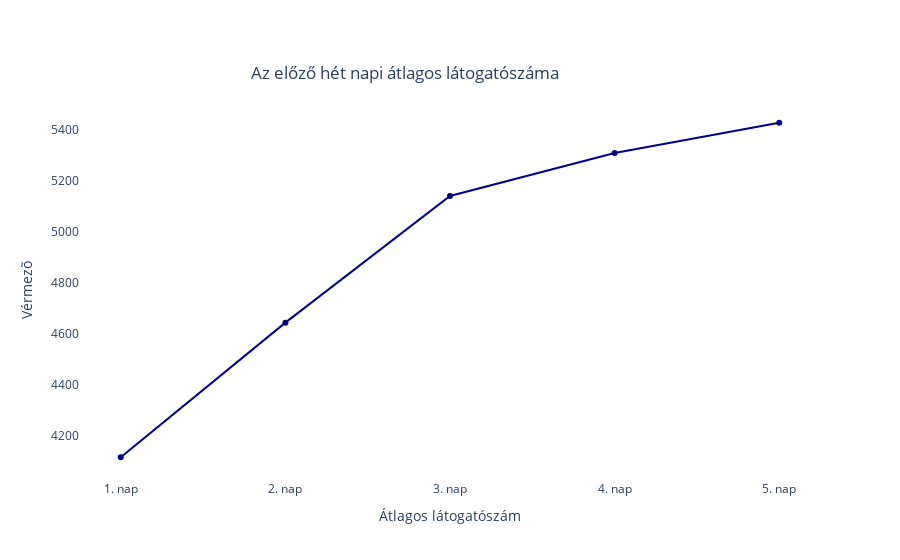

The cell this chart's notebook holds for it:
### Code cell
figure2 = go.Figure(
    data=[
        go.Scatter(
            name="Átlagos heti látogatószám",
            x=mean_visitors["Vérmezõ"].index,
            y=mean_visitors["Vérmezõ"],
            marker_color='darkblue'
        ),
    ]
)
figure2.update_layout(
    title={'text':"Az előző hét napi átlagos látogatószáma",'y':0.88,
        'x':0.45,
           'xanchor': 'center'},
    xaxis_title="Átlagos látogatószám",
    yaxis_title="Vérmezõ",
    font=dict(
        #family="Courier New, monospace",
        size=12,
        #color="#7f7f7f"
    ),
    plot_bgcolor='rgba(0,0,0,0)',
    legend=dict(
        x=0,
        y=1,)
)
figure2

### Figure 1 — Plotly figure (JSON) as saved in the notebook; plotly's stock layout.template omitted (floating-point values rounded to 4 significant figures)
{"data": [{"marker": {"color": "darkblue"}, "name": "Átlagos heti látogatószám", "type": "scatter", "x": ["1. nap", "2. nap", "3. nap", "4. nap", "5. nap"], "y": [4116, 4644, 5141, 5309, 5428]}], "layout": {"font": {"size": 12}, "legend": {"x": 0, "y": 1}, "plot_bgcolor": "rgba(0,0,0,0)", "title": {"text": "Az előző hét napi átlagos látogatószáma", "x": 0.45, "xanchor": "center", "y": 0.88}, "xaxis": {"title": {"text": "Átlagos látogatószám"}}, "yaxis": {"title": {"text": "Vérmezõ"}}}}
